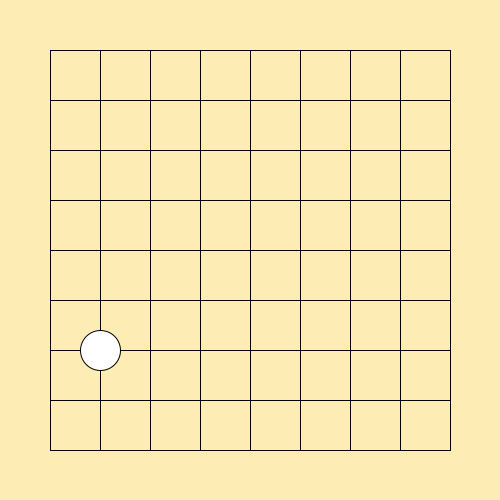
Frame 1 (no input)
Frame 60 (the mouse pressed at the canvas centre just before this capture): identical to frame 1, image omitted
Frame 120 (the mouse held since frame 60 and released just before this capture): identical to frame 1, image omitted

The Processing sketch that drew this single still picture (run headless with seeded random() and noise(); from frame 60 on, the mouse is pressed at the canvas centre):

// Processing sketch: week07_6
// ── week07_6.pde
int [][]go=
{
  {0,0,0,0,0,0,0,0,0},
  {0,0,0,0,0,0,0,0,0},
  {0,0,0,0,0,0,0,0,0},
  {0,0,0,0,0,0,0,0,0},
  {0,0,0,0,0,0,0,0,0},
  {0,0,0,0,0,0,0,0,0},
  {0,1,0,0,0,0,0,0,0},
  {0,0,0,0,0,0,0,0,0},
  {0,0,0,0,0,0,0,0,0},
};
//int go[9][9]; C語言
//int [][]go=new int[9][9];
void setup()
{
  size(500,500);
}
void draw()
{
  background(253,236,180);
  for(int i=0;i<9;i++)
  {
    line(50+50*i,50,50+50*i,450);
    line(50,50+50*i,450,50+50*i);
  }
  for(int i=0;i<9;i++)
  {
    for(int j=0;j<9;j++)
    {
      if(go[i][j]==1)
      {
        int x=50+50*j, y=50*i+50;
        fill(255); ellipse(x,y,40,40);
      }
    }
  }
}
